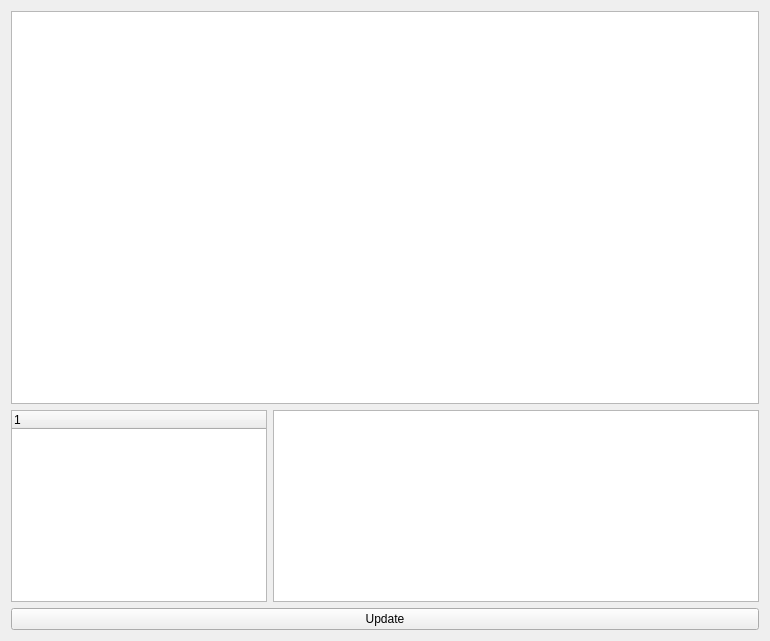
<?xml version="1.0" encoding="UTF-8"?>
<ui version="4.0">
 <class>ReteWidget</class>
 <widget class="QWidget" name="ReteWidget">
  <property name="geometry">
   <rect>
    <x>0</x>
    <y>0</y>
    <width>770</width>
    <height>641</height>
   </rect>
  </property>
  <property name="windowTitle">
   <string>Form</string>
  </property>
  <layout class="QVBoxLayout" name="verticalLayout">
   <item>
    <widget class="sempr::gui::ZoomGraphicsView" name="graphicsView"/>
   </item>
   <item>
    <layout class="QHBoxLayout" name="horizontalLayout">
     <item>
      <widget class="QTreeWidget" name="rulesTree">
       <property name="sizePolicy">
        <sizepolicy hsizetype="Fixed" vsizetype="Fixed">
         <horstretch>0</horstretch>
         <verstretch>0</verstretch>
        </sizepolicy>
       </property>
       <column>
        <property name="text">
         <string notr="true">1</string>
        </property>
       </column>
      </widget>
     </item>
     <item>
      <widget class="QTextEdit" name="ruleEdit">
       <property name="sizePolicy">
        <sizepolicy hsizetype="Expanding" vsizetype="Fixed">
         <horstretch>0</horstretch>
         <verstretch>0</verstretch>
        </sizepolicy>
       </property>
      </widget>
     </item>
    </layout>
   </item>
   <item>
    <widget class="QPushButton" name="btnUpdate">
     <property name="text">
      <string>Update</string>
     </property>
    </widget>
   </item>
  </layout>
 </widget>
 <customwidgets>
  <customwidget>
   <class>sempr::gui::ZoomGraphicsView</class>
   <extends>QGraphicsView</extends>
   <header>../src/ZoomGraphicsView.hpp</header>
  </customwidget>
 </customwidgets>
 <resources/>
 <connections/>
</ui>
